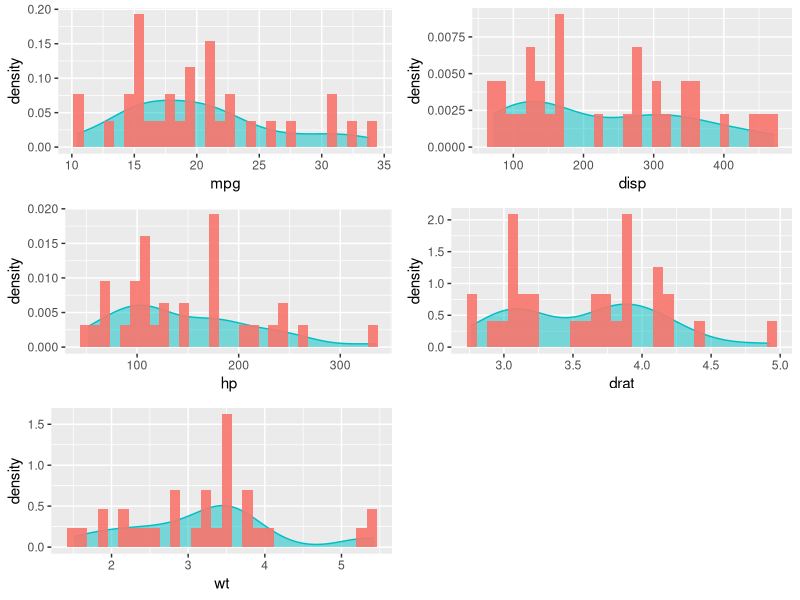
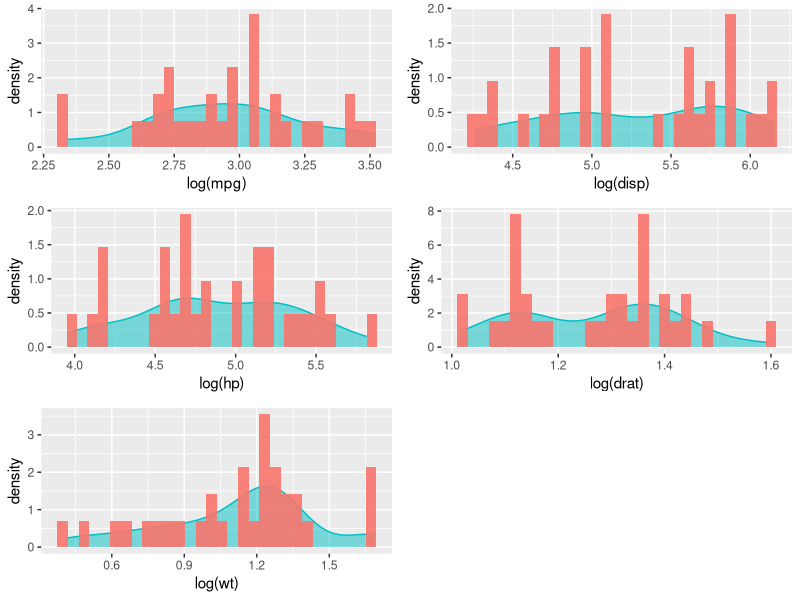
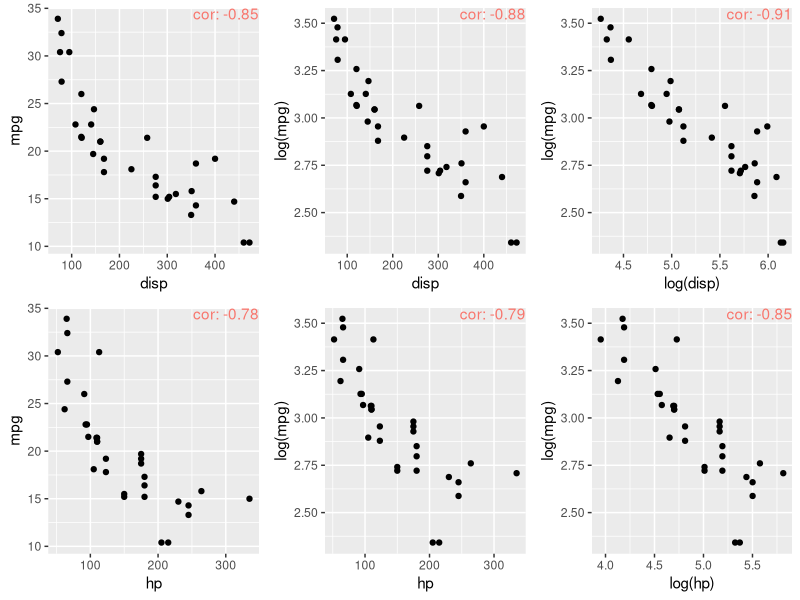
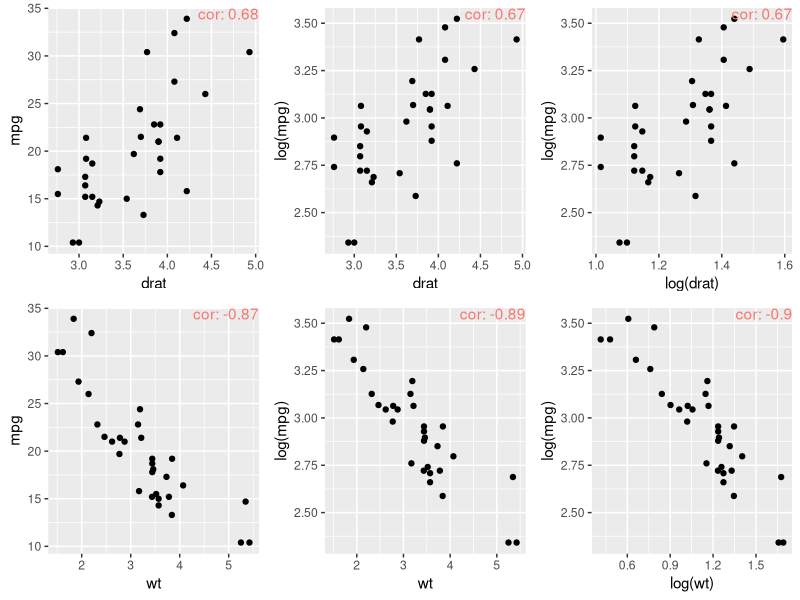
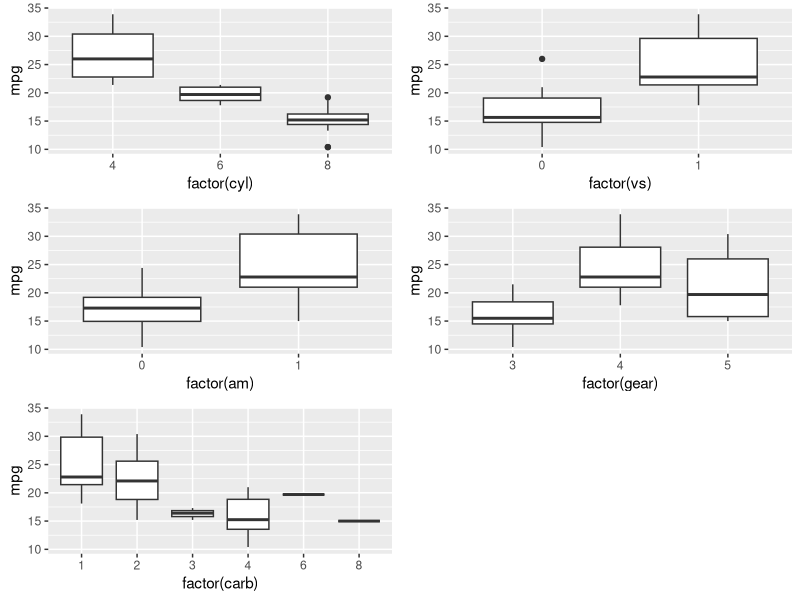

Here is the R script that generated these plots, in order:
## ---- chunk 1
str(mtcars)
## ---- chunk 2
mtcars$am <- factor(mtcars$am)
rownames(mtcars)
## ---- chunk 3
library(ggplot2)
library(gridExtra)

var_names <- c("mpg", "disp", "hp", "drat", "wt")
plot_list<- list()
for(i in var_names){
        temp_plot <- ggplot(mtcars, aes_string(x = i)) +
                geom_density(fill = I("#00BFC4"), col = "#00BFC4", alpha = 0.5) +
                geom_histogram(aes(fill  = I("#F8766D"), y = ..density..), alpha = 0.9) 
        plot_list[[paste0(i, 1)]] <- temp_plot
}
grid.arrange(grobs = plot_list, ncol = 2)
## ---- chunk 4
var_names2 <- c("mpg", "disp", "hp", "drat", "wt")
plot_list2<- list()
for(i in var_names2){
        temp_plot <- ggplot(mtcars, aes_string(x = sprintf("log(%s)", i))) +
                geom_density(fill = I("#00BFC4"), col = "#00BFC4", alpha = 0.5) +
                geom_histogram(aes(fill  = I("#F8766D"), y = ..density..), alpha = 0.9) 
        plot_list2[[paste0(i, 1)]] <- temp_plot
}
grid.arrange(grobs = plot_list2, ncol = 2)
## ---- chunk 5
var_names3 <- c("disp", "hp")
plot_list3 <- list()
for(i in var_names3){
       temp_plot <- ggplot(mtcars, aes_string(x = i)) +
                        geom_point(aes(y = mpg)) +
                        annotate("text", x=Inf, y = Inf,
                                label = paste0("cor: ", 
                                        round(cor(mtcars[,i], mtcars$mpg), 2)),
                                vjust=1, hjust=1, col = "#F8766D")
       temp_plot2 <- ggplot(mtcars, aes_string(x = i)) +
                        geom_point(aes(y = log(mpg))) +
                        annotate("text", x=Inf, y = Inf,
                                label = paste0("cor: ", 
                                        round(cor(mtcars[,i], log(mtcars$mpg)), 2)),
                                vjust=1, hjust=1, col = "#F8766D")
       temp_plot3 <- ggplot(mtcars, aes_string(x = sprintf("log(%s)", i))) +
                        geom_point(aes(y = log(mpg))) +
                        annotate("text", x=Inf, y = Inf,
                                label = paste0("cor: ", 
                                        round(cor(log(mtcars[,i]), log(mtcars$mpg)), 2)),
                                vjust=1, hjust=1, col = "#F8766D")
       plot_list3[[paste0(i, 1)]] <- temp_plot
       plot_list3[[paste0(i, 2)]] <- temp_plot2
       plot_list3[[paste0(i, 3)]] <- temp_plot3
}
grid.arrange(grobs = plot_list3, ncol = 3)
## ---- chunk 6
var_names4 <- c("drat", "wt")
plot_list4 <- list()
for(i in var_names4){
       temp_plot <- ggplot(mtcars, aes_string(x = i)) +
                        geom_point(aes(y = mpg)) +
                        annotate("text", x=Inf, y = Inf,
                                label = paste0("cor: ", 
                                        round(cor(mtcars[,i], mtcars$mpg), 2)),
                                vjust=1, hjust=1, col = "#F8766D")
       temp_plot2 <- ggplot(mtcars, aes_string(x = i)) +
                        geom_point(aes(y = log(mpg))) +
                        annotate("text", x=Inf, y = Inf,
                                label = paste0("cor: ", 
                                        round(cor(mtcars[,i], log(mtcars$mpg)), 2)),
                                vjust=1, hjust=1, col = "#F8766D")
       temp_plot3 <- ggplot(mtcars, aes_string(x = sprintf("log(%s)", i))) +
                        geom_point(aes(y = log(mpg))) +
                        annotate("text", x=Inf, y = Inf,
                                label = paste0("cor: ", 
                                        round(cor(log(mtcars[,i]), log(mtcars$mpg)), 2)),
                                vjust=1, hjust=1, col = "#F8766D")
       plot_list4[[paste0(i, 1)]] <- temp_plot
       plot_list4[[paste0(i, 2)]] <- temp_plot2
       plot_list4[[paste0(i, 3)]] <- temp_plot3
}
grid.arrange(grobs = plot_list4, ncol = 3)
## ---- chunk 7
var_names5 <- c("cyl", "vs", "am", "gear", "carb")
plot_list5 <- list()
for(i in var_names5){
        temp_plot <- ggplot(mtcars, aes_string(x = sprintf("factor(%s)", i), y = "mpg")) +
                geom_boxplot() 
        plot_list5[[paste0(i, 1)]] <- temp_plot
}
grid.arrange(grobs = plot_list5, ncol = 2)
## ---- chunk 8

model_1 <- lm(mpg ~ disp + hp + wt, data = mtcars)
summary(model_1)
prediction_1 <- predict(model_1, newdata = mtcars)
pred_diff_1 <- with(mtcars, mpg - prediction_1)
mean(pred_diff_1 ^ 2)
## ---- chunk 9
model_2 <- lm(mpg ~ log(disp) + log(hp) + log(wt), data = mtcars)
summary(model_2)
prediction_2 <- predict(model_2, newdata = mtcars)
pred_diff_2 <- with(mtcars, mpg - prediction_2)
mean(pred_diff_2 ^ 2)
## ---- chunk 10
model_3 <- lm(mpg ~ log(disp) * log(hp) + log(wt), data = mtcars)
summary(model_3)
prediction_3 <- predict(model_3, newdata = mtcars)
pred_diff_3 <- with(mtcars, mpg - prediction_2)
mean(pred_diff_2 ^ 2)
